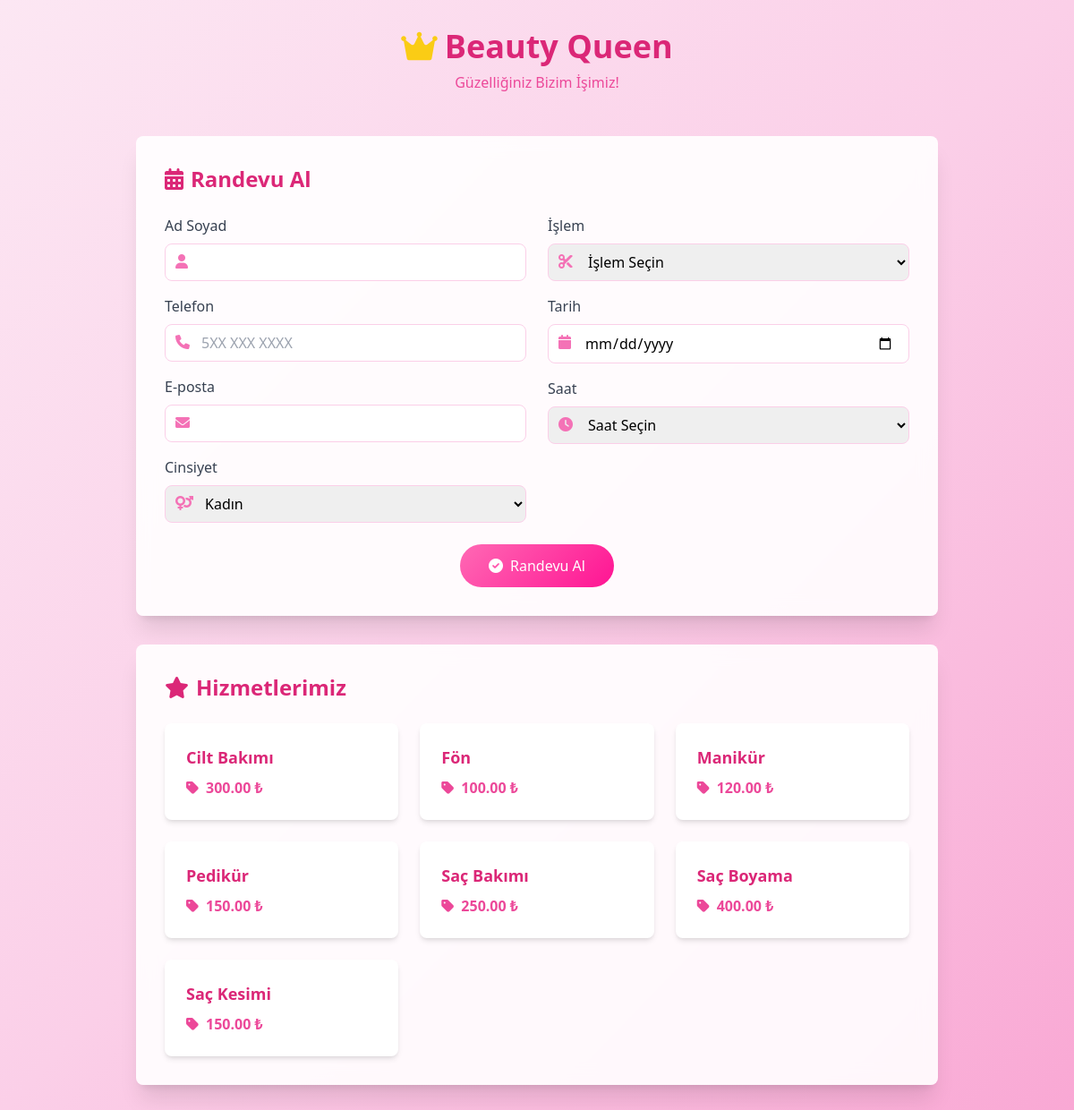
The page / on the database its author committed.
### tables this page shows
CREATE TABLE IF NOT EXISTS `kategoriler` (
  `id` int NOT NULL AUTO_INCREMENT,
  `kategori_adi` varchar(100) NOT NULL,
  `fiyat` decimal(10,2) NOT NULL,
  `sure` int NOT NULL COMMENT 'Dakika cinsinden süre',
  `aktif` tinyint(1) DEFAULT '1',
  `created_at` timestamp NULL DEFAULT CURRENT_TIMESTAMP,
  PRIMARY KEY (`id`)
);

### index.php (the view, shortened to what this page needs)
<?php
include 'randevu_kontrol.php';
?>
<!DOCTYPE html>
<html lang="tr">
<head>
    <script src="https://cdn.tailwindcss.com"></script>
    <link rel="stylesheet" href="https://cdnjs.cloudflare.com/ajax/libs/font-awesome/6.0.0/css/all.min.css">
</head>
<body class="min-h-screen bg-gradient-to-br from-pink-100 via-pink-200 to-pink-300">
    <div class="container mx-auto px-4 py-8">
        <div class="text-center mb-12">
            <h1 class="text-4xl font-bold text-pink-600 mb-2">
                <i class="fas fa-crown text-yellow-400 mr-2"></i>Beauty Queen
            </h1>
            <p class="text-pink-500">Güzelliğiniz Bizim İşimiz!</p>
        </div>
        <div class="max-w-4xl mx-auto">
            <div class="glass-effect rounded-lg shadow-xl p-8 mb-8">
                <h2 class="text-2xl font-bold text-pink-600 mb-6">
                    <i class="fas fa-calendar-alt mr-2"></i>Randevu Al
                </h2>
                <form id="randevuForm" class="space-y-6">
                    <div class="grid grid-cols-1 md:grid-cols-2 gap-6">
                        <div class="space-y-4">
                            <div>
                                <label class="block text-gray-700 mb-2">Ad Soyad</label>
                                <div class="relative">
                                    <i class="fas fa-user absolute left-3 top-3 text-pink-400"></i>
                                    <input type="text" name="adsoyad" required
                                        class="w-full pl-10 pr-4 py-2 border border-pink-200 rounded-lg focus:ring-2 focus:ring-pink-400 focus:border-transparent">
                                </div>
                            </div>
                            <div>
                                <label class="block text-gray-700 mb-2">Telefon</label>
                                <div class="relative">
                                    <i class="fas fa-phone absolute left-3 top-3 text-pink-400"></i>
                                    <input type="tel" name="telefon" required pattern="[0-9]{10}"
                                        class="w-full pl-10 pr-4 py-2 border border-pink-200 rounded-lg focus:ring-2 focus:ring-pink-400 focus:border-transparent"
                                        placeholder="5XX XXX XXXX">
                                </div>
                            </div>
                            <div>
                                <label class="block text-gray-700 mb-2">E-posta</label>
                                <div class="relative">
                                    <i class="fas fa-envelope absolute left-3 top-3 text-pink-400"></i>
                                    <input type="email" name="email"
                                        class="w-full pl-10 pr-4 py-2 border border-pink-200 rounded-lg focus:ring-2 focus:ring-pink-400 focus:border-transparent">
                                </div>
                            </div>
                            <div>
                                <label class="block text-gray-700 mb-2">Cinsiyet</label>
                                <div class="relative">
                                    <i class="fas fa-venus-mars absolute left-3 top-3 text-pink-400"></i>
                                    <select name="cinsiyet" required
                                        class="w-full pl-10 pr-4 py-2 border border-pink-200 rounded-lg focus:ring-2 focus:ring-pink-400 focus:border-transparent">
                                        <option value="Kadın">Kadın</option>
                                    </select>
                                </div>
                            </div>
                        </div>
                        <div class="space-y-4">
                            <div>
                                <label class="block text-gray-700 mb-2">İşlem</label>
                                <div class="relative">
                                    <i class="fas fa-cut absolute left-3 top-3 text-pink-400"></i>
                                    <select name="islem_id" required id="islem_id"
                                        class="w-full pl-10 pr-4 py-2 border border-pink-200 rounded-lg focus:ring-2 focus:ring-pink-400 focus:border-transparent">
                                        <option value="">İşlem Seçin</option>
                                    </select>
                                </div>
                            </div>
                            <div>
                                <label class="block text-gray-700 mb-2">Tarih</label>
                                <div class="relative">
                                    <i class="fas fa-calendar absolute left-3 top-3 text-pink-400"></i>
                                    <input type="date" name="tarih" required id="tarih" min="<?php echo date('Y-m-d'); ?>"
                                        class="w-full pl-10 pr-4 py-2 border border-pink-200 rounded-lg focus:ring-2 focus:ring-pink-400 focus:border-transparent">
                                </div>
                            </div>
                            <div>
                                <label class="block text-gray-700 mb-2">Saat</label>
                                <div class="relative">
                                    <i class="fas fa-clock absolute left-3 top-3 text-pink-400"></i>
                                    <select name="saat" required id="saat"
                                        class="w-full pl-10 pr-4 py-2 border border-pink-200 rounded-lg focus:ring-2 focus:ring-pink-400 focus:border-transparent">
                                        <option value="">Saat Seçin</option>
                                    </select>
                                </div>
                            </div>
                        </div>
                    </div>
                    <div class="text-center">
                        <button type="submit" class="gradient-bg text-white px-8 py-3 rounded-full hover:opacity-90 transition-opacity">
                            <i class="fas fa-check-circle mr-2"></i>Randevu Al
                        </button>
                    </div>
                </form>
            </div>
            <div class="glass-effect rounded-lg shadow-xl p-8">
                <h2 class="text-2xl font-bold text-pink-600 mb-6">
                    <i class="fas fa-star mr-2"></i>Hizmetlerimiz
                </h2>
                <div class="grid grid-cols-1 md:grid-cols-2 lg:grid-cols-3 gap-6">
                    <?php
                    $hizmetler = $db->query("SELECT * FROM kategoriler WHERE aktif = 1 ORDER BY kategori_adi");
                    while($hizmet = $hizmetler->fetch(PDO::FETCH_ASSOC)) {
                        echo '<div class="bg-white p-6 rounded-lg shadow-md hover:shadow-lg transition-shadow">';
                        echo '<h3 class="text-lg font-semibold text-pink-600 mb-2">'.$hizmet['kategori_adi'].'</h3>';
                        echo '<p class="text-pink-500 font-bold"><i class="fas fa-tag mr-2"></i>'.$hizmet['fiyat'].' ₺</p>';
                        echo '</div>';
                    }
                    ?>
                </div>
            </div>
        </div>
    </div>
</body>
</html>

### index.php (style rules this page uses)
.gradient-bg { background: linear-gradient(135deg, #ff69b4, #ff1493); }
.glass-effect { background: rgba(255, 255, 255, 0.9); backdrop-filter: blur(10px); }

### rows shown on the page
kategoriler: kategori_adi "Cilt Bakımı", fiyat "300.00"
kategoriler: kategori_adi "Fön", fiyat "100.00"
kategoriler: kategori_adi "Manikür", fiyat "120.00"
kategoriler: kategori_adi "Pedikür", fiyat "150.00"
kategoriler: kategori_adi "Saç Bakımı", fiyat "250.00"
kategoriler: kategori_adi "Saç Boyama", fiyat "400.00"
kategoriler: kategori_adi "Saç Kesimi", fiyat "150.00"
